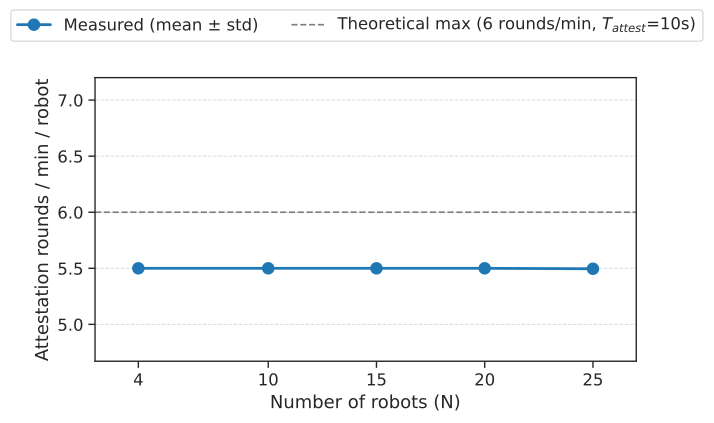

The Python source for this figure:
#!/usr/bin/env python3
"""
Per-robot attestation throughput vs fleet size (continuous mode).

X-axis : N (number of robots)
Y-axis : attestation rounds per minute per robot (mean ± std across runs)
Reference line: theoretical maximum = 60 / (ATTESTATION_INTERVAL_S)

A flat line as N grows proves linear scaling — adding robots does not
degrade per-robot attestation throughput.
"""

from pathlib import Path
import pandas as pd
import matplotlib.pyplot as plt
import matplotlib.lines as mlines
import seaborn as sns

INPUT_FILE            = "../data/attestation-times/_summary/durations_raw.csv"
EXPERIMENT_DURATION_S = 120          # --duration 120 used for continuous runs
ATTESTATION_INTERVAL_S = 10          # ATTESTATION_INTERVAL_MS=10000 from .env

FONT_SCALE = 1.35
MARKER_SIZE = 8
LINE_WIDTH  = 2.0


def main():
    script_dir = Path(__file__).parent.resolve()
    csv_path   = (script_dir / INPUT_FILE).resolve()
    if not csv_path.exists():
        raise SystemExit(f"CSV not found: {csv_path}")

    df = pd.read_csv(csv_path)

    required = {"n_robots", "mode", "role", "metric", "run"}
    missing  = required - set(df.columns)
    if missing:
        raise SystemExit(f"Missing columns: {missing}")

    # Count completed attestations per (n_robots, run) in continuous mode
    sub = df[
        (df["mode"]   == "continuous") &
        (df["role"]   == "prover") &
        (df["metric"] == "total_lifecycle")
    ]
    counts = (
        sub.groupby(["n_robots", "run"])
           .size()
           .reset_index(name="total_attestations")
    )
    duration_min = EXPERIMENT_DURATION_S / 60.0
    counts["rounds_per_min_per_robot"] = (
        counts["total_attestations"] / duration_min / counts["n_robots"]
    )

    summary = (
        counts.groupby("n_robots")["rounds_per_min_per_robot"]
              .agg(mean="mean", std="std")
              .reset_index()
    )
    summary["std"] = summary["std"].fillna(0.0)

    print("Per-robot throughput summary:")
    print(summary.to_string(index=False))

    # ── Plot ──────────────────────────────────────────────────────────────────
    sns.set_theme(context="paper", style="ticks",
                  rc={"xtick.direction": "out", "ytick.direction": "out"},
                  font_scale=FONT_SCALE)
    palette = sns.color_palette("tab10")
    c_main  = palette[0]
    c_ref   = "gray"

    fig, ax = plt.subplots(figsize=(7, 4.0))

    n_vals = summary["n_robots"].values
    means  = summary["mean"].values
    stds   = summary["std"].values

    # Theoretical maximum reference line
    t_max = 60.0 / ATTESTATION_INTERVAL_S

    # Print plotted values
    print(f"\n{'N':>6}  {'mean (rounds/min/robot)':>24}  {'std':>8}")
    print("-" * 44)
    for n, m, s in zip(n_vals, means, stds):
        print(f"{n:>6}  {m:>24.4f}  {s:>8.4f}")
    print(f"\n  Theoretical max: {t_max:.4f} rounds/min/robot")
    print(f"  Achieved:        {means.mean():.4f} rounds/min/robot  "
          f"({means.mean()/t_max*100:.1f}% of theoretical max)\n")

    # Data line
    ax.plot(n_vals, means, color=c_main, linewidth=LINE_WIDTH,
            marker="o", markersize=MARKER_SIZE, zorder=3,
            label="Measured (mean ± std)")
    ax.errorbar(n_vals, means, yerr=stds,
                fmt="none", color=c_main, capsize=4,
                linewidth=1.2, zorder=4)
    ax.axhline(t_max, color=c_ref, linewidth=1.2, linestyle="--", zorder=2,
               label=f"Theoretical max ({t_max:.0f} rounds/min, $T_{{attest}}$={ATTESTATION_INTERVAL_S}s)")

    # Axes
    ax.set_xlabel("Number of robots (N)")
    ax.set_ylabel("Attestation rounds / min / robot")
    ax.set_xticks(n_vals)
    ax.set_xticklabels([str(n) for n in n_vals])

    y_top = t_max * 1.20
    y_bot = means.min() * 0.85
    ax.set_ylim(y_bot, y_top)
    ax.set_xlim(n_vals[0] - 2, n_vals[-1] + 2)

    ax.grid(axis="y", linestyle="--", linewidth=0.7, alpha=0.75)
    ax.set_axisbelow(True)

    # Legend top-centre
    fig.legend(loc="upper center", bbox_to_anchor=(0.5, 1.01),
               ncol=2, frameon=True, framealpha=0.9, fancybox=True,
               fontsize=plt.rcParams.get("legend.fontsize", 9))

    # fig.suptitle("Per-robot attestation throughput — Continuous mode",
    #              y=-0.04, fontsize=plt.rcParams.get("axes.titlesize", 11))

    plt.subplots_adjust(top=0.82)

    out_path = script_dir / "lineplot_attestation_throughput.pdf"
    fig.savefig(out_path, dpi=300, bbox_inches="tight")
    print(f"[OK] Saved: {out_path}")
    plt.close(fig)


if __name__ == "__main__":
    main()
